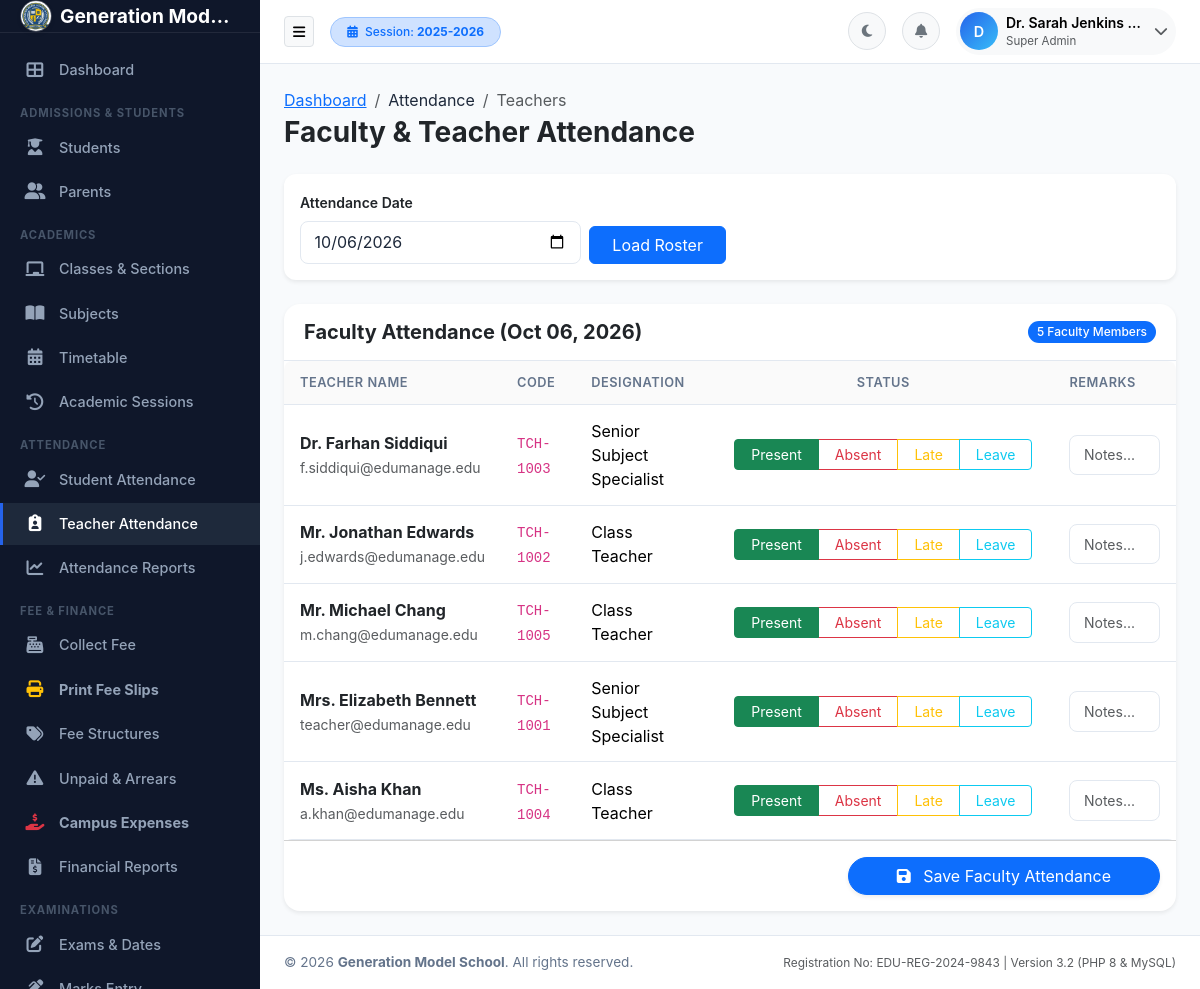
Page /attendance/teachers.php (signed in) on the committed database.
### tables this page shows
CREATE TABLE academic_sessions (
    id INT AUTO_INCREMENT PRIMARY KEY,
    session_name VARCHAR(50) NOT NULL UNIQUE,
    start_date DATE NOT NULL,
    end_date DATE NOT NULL,
    is_current TINYINT(1) DEFAULT 0,
    status ENUM('active', 'inactive', 'archived') DEFAULT 'active',
    created_at TIMESTAMP DEFAULT CURRENT_TIMESTAMP
);

CREATE TABLE teachers (
    id INT AUTO_INCREMENT PRIMARY KEY,
    user_id INT NULL,
    teacher_code VARCHAR(50) NOT NULL UNIQUE,
    name VARCHAR(150) NOT NULL,
    gender ENUM('Male', 'Female', 'Other') NOT NULL,
    dob DATE NOT NULL,
    cnic VARCHAR(50) NULL,
    phone VARCHAR(50) NOT NULL,
    email VARCHAR(150) NOT NULL UNIQUE,
    address TEXT NULL,
    qualification VARCHAR(255) NULL,
    experience_years INT DEFAULT 0,
    joining_date DATE NOT NULL,
    department_id INT NULL,
    designation_id INT NULL,
    salary DECIMAL(10, 2) DEFAULT 0.00,
    photo VARCHAR(255) DEFAULT 'default-teacher.png',
    status ENUM('active', 'inactive', 'resigned') DEFAULT 'active',
    created_at TIMESTAMP DEFAULT CURRENT_TIMESTAMP,
    FOREIGN KEY (user_id) REFERENCES users(id) ON DELETE SET NULL,
    FOREIGN KEY (department_id) REFERENCES departments(id) ON DELETE SET NULL,
    FOREIGN KEY (designation_id) REFERENCES designations(id) ON DELETE SET NULL
);

CREATE TABLE designations (
    id INT AUTO_INCREMENT PRIMARY KEY,
    department_id INT NOT NULL,
    title VARCHAR(100) NOT NULL,
    created_at TIMESTAMP DEFAULT CURRENT_TIMESTAMP,
    FOREIGN KEY (department_id) REFERENCES departments(id) ON DELETE CASCADE
);

### includes/functions.php (called while the page is built, shortened)
<?php
require_once __DIR__ . '/../config/config.php';
function getActiveSession() {
    global $pdo;
    $stmt = $pdo->query("SELECT * FROM academic_sessions WHERE is_current = 1 LIMIT 1");
    $activeSession = $stmt->fetch();
    return $activeSession;
}

### config/config.php (called while the page is built, shortened)
<?php
function e($string) {
    return htmlspecialchars((string)($string ?? ''), ENT_QUOTES, 'UTF-8');
}
function formatDate($date, $format = 'M d, Y') {
    return date($format, strtotime($date));
}

### includes/auth.php (called while the page is built, shortened)
<?php
require_once __DIR__ . '/../config/config.php';
function isLoggedIn() {
    return isset($_SESSION['user_id']) && !empty($_SESSION['user_id']);
}
function getCurrentUser() {
    if (isset($_SESSION['user_data'])) {
        return $_SESSION['user_data'];
    }
    return null;
}

### attendance/teachers.php (the view, shortened to what this page needs)
<?php
require_once __DIR__ . '/../config/config.php';
require_once __DIR__ . '/../includes/auth.php';
require_once __DIR__ . '/../includes/permissions.php';
require_once __DIR__ . '/../includes/functions.php';
$attendanceDate = $_GET['date'] ?? date('Y-m-d');
$stmt = $pdo->prepare("
    SELECT t.*, d.name as dept_name, des.title as desig_title,
           ta.status as current_status, ta.remarks as current_remarks
    FROM teachers t
    LEFT JOIN departments d ON t.department_id = d.id
    LEFT JOIN designations des ON t.designation_id = des.id
    LEFT JOIN teacher_attendance ta ON t.id = ta.teacher_id AND ta.attendance_date = ?
    WHERE t.status = 'active'
    ORDER BY t.name ASC
");
$stmt->execute([$attendanceDate]);
$teachers = $stmt->fetchAll();
require_once __DIR__ . '/../includes/header.php';
?>
<div class="d-flex flex-column flex-md-row justify-content-between align-items-md-center mb-4 gap-3 no-print">
    <div>
        <nav aria-label="breadcrumb">
            <ol class="breadcrumb mb-1">
                <li class="breadcrumb-item"><a href="<?= BASE_PATH ?>/dashboard.php">Dashboard</a></li>
                <li class="breadcrumb-item">Attendance</li>
                <li class="breadcrumb-item active">Teachers</li>
            </ol>
        </nav>
        <h3 class="fw-bold text-dark mb-0">Faculty & Teacher Attendance</h3>
    </div>
</div>
<div class="card border-0 shadow-sm mb-4 no-print">
    <div class="card-body p-3">
        <form action="<?= BASE_PATH ?>/attendance/teachers.php" method="GET" class="row g-2 align-items-end">
            <div class="col-md-4">
                <label class="form-label small fw-semibold">Attendance Date</label>
                <input type="date" name="date" class="form-control" value="<?= e($attendanceDate) ?>" required>
            </div>
            <div class="col-md-2">
                <button type="submit" class="btn btn-primary w-100">Load Roster</button>
            </div>
        </form>
    </div>
</div>
<form action="<?= BASE_PATH ?>/attendance/teachers.php" method="POST">
    <div class="card border-0 shadow-sm rounded-4">
        <div class="card-header bg-transparent py-3 d-flex justify-content-between align-items-center">
            <h5 class="fw-bold mb-0 text-dark">Faculty Attendance (<?= formatDate($attendanceDate) ?>)</h5>
            <span class="badge bg-primary rounded-pill"><?= count($teachers) ?> Faculty Members</span>
        </div>
        <div class="card-body p-0">
            <div class="table-responsive">
                <table class="table table-hover align-middle mb-0">
                    <thead class="table-light">
                        <tr>
                            <th>Teacher Name</th>
                            <th>Code</th>
                            <th>Designation</th>
                            <th class="text-center" width="340">Status</th>
                            <th>Remarks</th>
                        </tr>
                    </thead>
                    <tbody>
                        <?php foreach ($teachers as $t):
                        ?>
                            <tr>
                                <td>
                                    <div class="fw-bold text-dark"><?= e($t['name']) ?></div>
                                    <small class="text-muted"><?= e($t['email']) ?></small>
                                </td>
                                <td><code><?= e($t['teacher_code']) ?></code></td>
                                <td><?= e($t['desig_title'] ?? 'Teacher') ?></td>
                                <td class="text-center">
                                    <div class="btn-group btn-group-sm">
                                        <label class="btn btn-outline-success px-3" for="t_pres_<?= $t['id'] ?>">Present</label>
                                        <label class="btn btn-outline-danger px-3" for="t_abs_<?= $t['id'] ?>">Absent</label>
                                        <label class="btn btn-outline-warning px-3" for="t_late_<?= $t['id'] ?>">Late</label>
                                        <label class="btn btn-outline-info px-3" for="t_leave_<?= $t['id'] ?>">Leave</label>
                                    </div>
                                </td>
                                <td>
                                    <input type="text" name="remarks[<?= $t['id'] ?>]" class="form-control form-control-sm" placeholder="Notes..." value="<?= e($t['current_remarks'] ?? '') ?>">
                                </td>
                            </tr>
                        <?php endforeach; ?>
                    </tbody>
                </table>
            </div>
        </div>
        <div class="card-footer bg-transparent py-3 text-end">
            <button type="submit" class="btn btn-primary px-5 rounded-pill shadow-sm">
                <i class="fas fa-save me-2"></i> Save Faculty Attendance
            </button>
        </div>
    </div>
</form>
<?php require_once __DIR__ . '/../includes/footer.php'; ?>

### includes/navbar.php (shortened to what this page needs)
<header class="app-navbar">
    <div class="d-flex align-items-center">
        <button type="button" class="btn btn-light border btn-sm me-3" id="sidebarToggle" aria-label="Toggle Sidebar">
            <i class="fas fa-bars"></i>
        </button>
        <div class="d-none d-md-block">
            <span class="badge bg-primary-subtle text-primary border border-primary-subtle px-3 py-2 rounded-pill">
                <i class="fas fa-calendar-alt me-1"></i> Session: <strong><?= e($activeSession['session_name'] ?? '2025-2026') ?></strong>
            </span>
        </div>
    </div>
    <div class="nav-actions">
        <button class="btn btn-light border btn-sm rounded-circle d-flex align-items-center justify-content-center" id="themeToggleBtn" style="width: 38px; height: 38px;" title="Toggle Dark/Light Mode">
            <i class="fas fa-moon text-secondary"></i>
        </button>
        <div class="dropdown">
            <button class="btn btn-light border btn-sm rounded-circle position-relative d-flex align-items-center justify-content-center" style="width: 38px; height: 38px;" id="notificationsDropdown" data-bs-toggle="dropdown" aria-expanded="false">
                <i class="fas fa-bell text-secondary"></i>
            </button>
        </div>
        <div class="dropdown">
            <button class="btn btn-light border-0 p-1 d-flex align-items-center rounded-pill" id="userMenuDropdown" data-bs-toggle="dropdown" aria-expanded="false">
                <div class="avatar-initials me-2">
                    <?= strtoupper(substr($currentUser['full_name'] ?? 'U', 0, 1)) ?>
                </div>
                <div class="text-start d-none d-lg-block me-2">
                    <div class="fw-semibold small text-truncate" style="max-width: 140px;"><?= e($currentUser['full_name'] ?? 'User') ?></div>
                    <div class="text-muted" style="font-size: 0.72rem;"><?= e($currentUser['role_display'] ?? 'Staff') ?></div>
                </div>
                <i class="fas fa-chevron-down text-muted small me-1"></i>
            </button>
        </div>
    </div>
</header>

### assets/css/style.css (style rules this page uses)
:root { --primary-color: #2563eb; --primary-hover: #1d4ed8; --secondary-color: #475569; --success-color: #10b981; --danger-color: #ef4444; --warning-color: #f59e0b; --info-color: #06b6d4; --bg-main: #f8fafc; --bg-card: #ffffff; --bg-sidebar: #0f172a; --sidebar-text: #94a3b8; --sidebar-active: #ffffff; --sidebar-active-bg: #1e293b; --text-main: #1e293b; --text-muted: #64748b; --border-color: #e2e8f0; --topbar-height: 64px; --sidebar-width: 260px; --sidebar-collapsed-width: 70px; --transition-speed: 0.25s; }
body { font-family: -apple-system, BlinkMacSystemFont, "Segoe UI", Roboto, "Helvetica Neue", Arial, sans-serif; background-color: var(--bg-main); color: var(--text-main); margin: 0; padding: 0; overflow-x: hidden; transition: background-color var(--transition-speed), color var(--transition-speed); }
.app-navbar { height: var(--topbar-height); background-color: var(--bg-card); border-bottom: 1px solid var(--border-color); display: flex; align-items: center; justify-content: space-between; padding: 0 1.5rem; position: sticky; top: 0; z-index: 1030; transition: background-color var(--transition-speed), border-color var(--transition-speed); }
.nav-actions { display: flex; align-items: center; gap: 1rem; }
.card { background-color: var(--bg-card); border: 1px solid var(--border-color); border-radius: 0.75rem; box-shadow: 0 1px 3px 0 rgba(0, 0, 0, 0.05); transition: background-color var(--transition-speed), border-color var(--transition-speed), box-shadow 0.2s ease; }
.card-header { background: transparent; border-bottom: 1px solid var(--border-color); padding: 1rem 1.25rem; font-weight: 600; display: flex; align-items: center; justify-content: space-between; }
.table { color: var(--text-main); border-color: var(--border-color); margin-bottom: 0; }
.table th { background-color: rgba(0, 0, 0, 0.02); color: var(--text-muted); font-weight: 600; font-size: 0.8rem; text-transform: uppercase; letter-spacing: 0.04em; border-bottom: 1px solid var(--border-color); padding: 0.75rem 1rem; }
.table td { padding: 0.85rem 1rem; vertical-align: middle; border-bottom: 1px solid var(--border-color); }
.table-responsive { border-radius: 0.5rem; }
.form-control, .form-select { background-color: var(--bg-card); border: 1px solid var(--border-color); color: var(--text-main); border-radius: 0.5rem; padding: 0.55rem 0.85rem; }
.badge { font-weight: 500; padding: 0.4em 0.75em; border-radius: 0.375rem; }
.avatar-initials { width: 38px; height: 38px; border-radius: 50%; background: linear-gradient(135deg, #2563eb, #38bdf8); color: #fff; display: inline-flex; align-items: center; justify-content: center; font-weight: 600; font-size: 0.9rem; }

### rows in the picture
academic_sessions: session_name "2025-2026"
teachers: name "Dr. Farhan Siddiqui", email "f.siddiqui@edumanage.edu", teacher_code "TCH-1003", designation.title "Senior Subject Specialist"
teachers: name "Mr. Jonathan Edwards", email "j.edwards@edumanage.edu", teacher_code "TCH-1002", designation.title "Class Teacher"
teachers: name "Mr. Michael Chang", email "m.chang@edumanage.edu", teacher_code "TCH-1005", designation.title "Class Teacher"
teachers: name "Mrs. Elizabeth Bennett", email "teacher@edumanage.edu", teacher_code "TCH-1001", designation.title "Senior Subject Specialist"
teachers: name "Ms. Aisha Khan", email "a.khan@edumanage.edu", teacher_code "TCH-1004", designation.title "Class Teacher"

### other values in the picture
getSetting('school_name', 'Generation Model School') "Generation Mod…"
substr($currentUser['full_name'] ?? 'U', 0, 1) "D"
$currentUser['full_name'] "Dr. Sarah Jenkins…"
$currentUser['role_display'] "Super Admin"
count($teachers) "5"
getSetting('school_name', 'EduManage School Management System') "Generation Model School"
getSetting('registration_no', 'EDU-REG-2024-9843') "EDU-REG-2024-9843"
